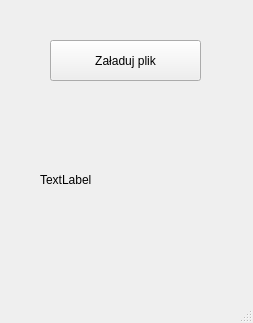
<?xml version="1.0" encoding="UTF-8"?>
<ui version="4.0">
 <class>MainWindow</class>
 <widget class="QMainWindow" name="MainWindow">
  <property name="geometry">
   <rect>
    <x>0</x>
    <y>0</y>
    <width>253</width>
    <height>323</height>
   </rect>
  </property>
  <property name="windowTitle">
   <string>MainWindow</string>
  </property>
  <widget class="QWidget" name="centralwidget">
   <widget class="QPushButton" name="pushButton">
    <property name="geometry">
     <rect>
      <x>50</x>
      <y>40</y>
      <width>151</width>
      <height>41</height>
     </rect>
    </property>
    <property name="text">
     <string>Załaduj plik</string>
    </property>
   </widget>
   <widget class="QLabel" name="label">
    <property name="geometry">
     <rect>
      <x>40</x>
      <y>119</y>
      <width>171</width>
      <height>121</height>
     </rect>
    </property>
    <property name="text">
     <string>TextLabel</string>
    </property>
   </widget>
  </widget>
  <widget class="QMenuBar" name="menubar">
   <property name="geometry">
    <rect>
     <x>0</x>
     <y>0</y>
     <width>253</width>
     <height>22</height>
    </rect>
   </property>
  </widget>
  <widget class="QStatusBar" name="statusbar"/>
 </widget>
 <resources/>
 <connections/>
</ui>
